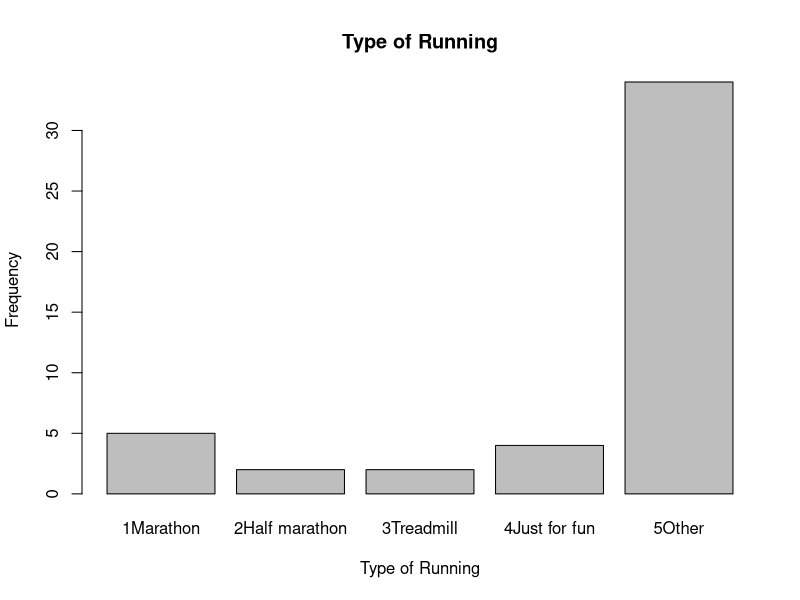
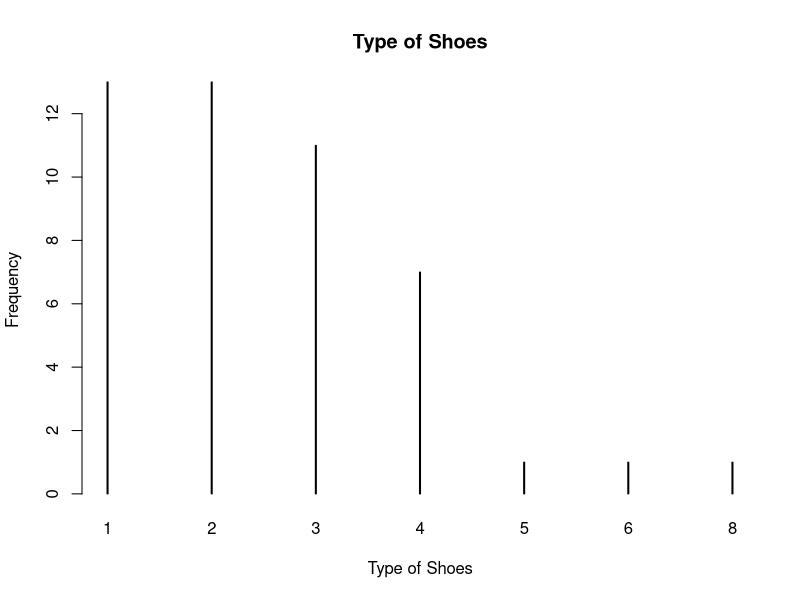
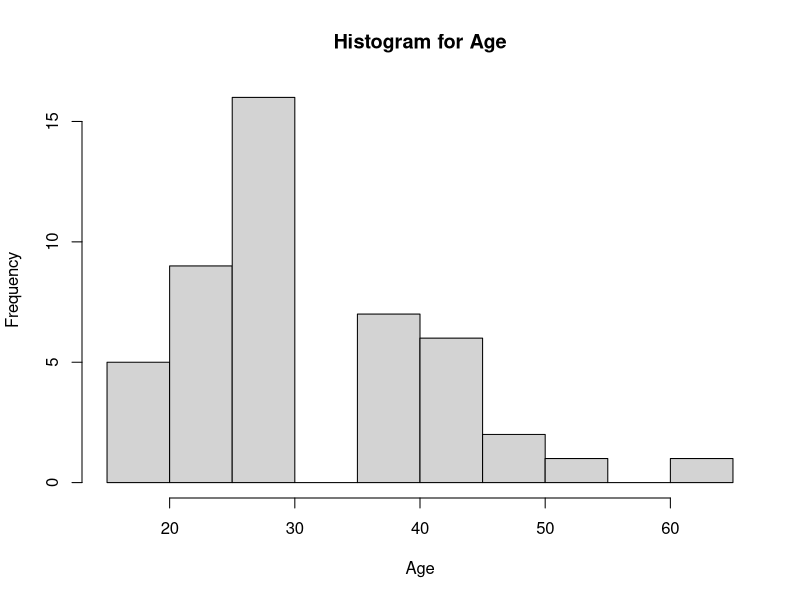
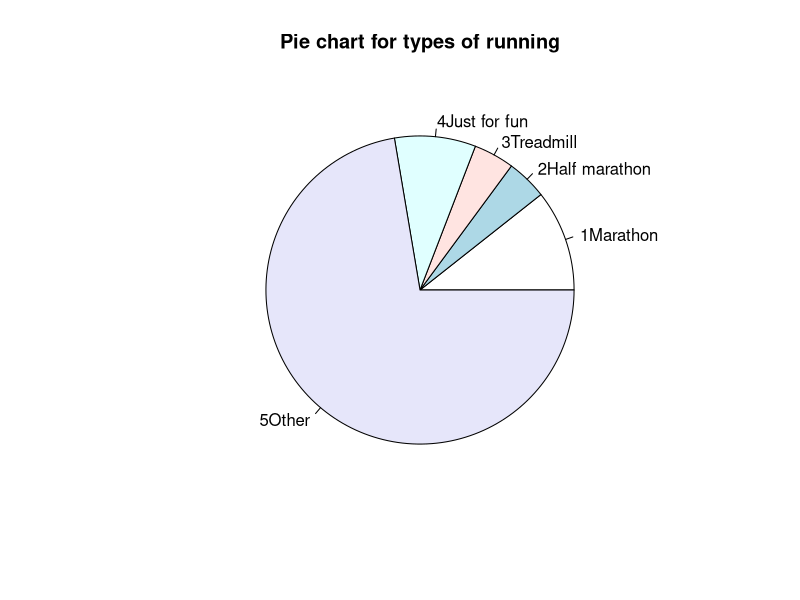
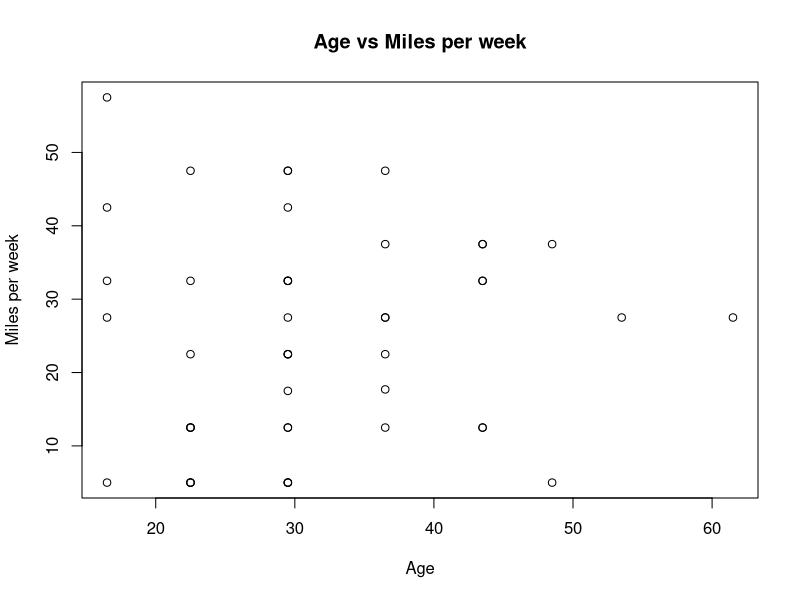
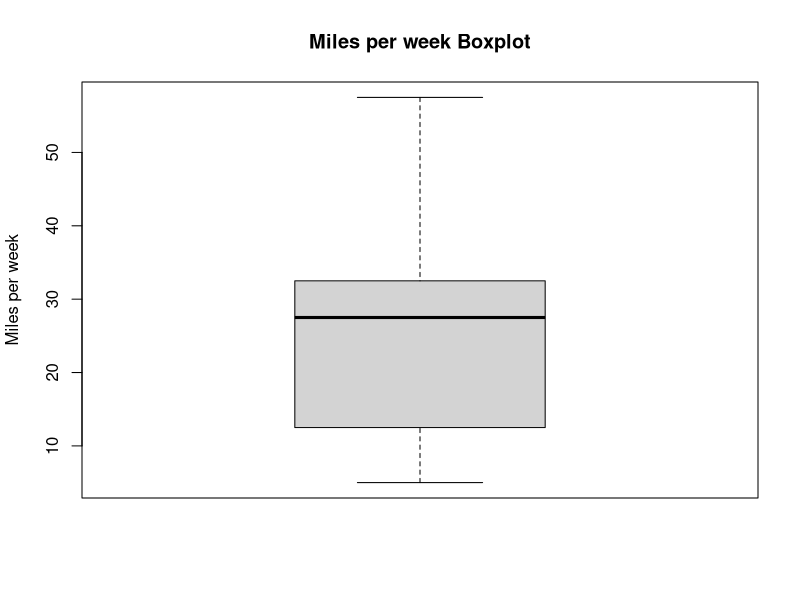
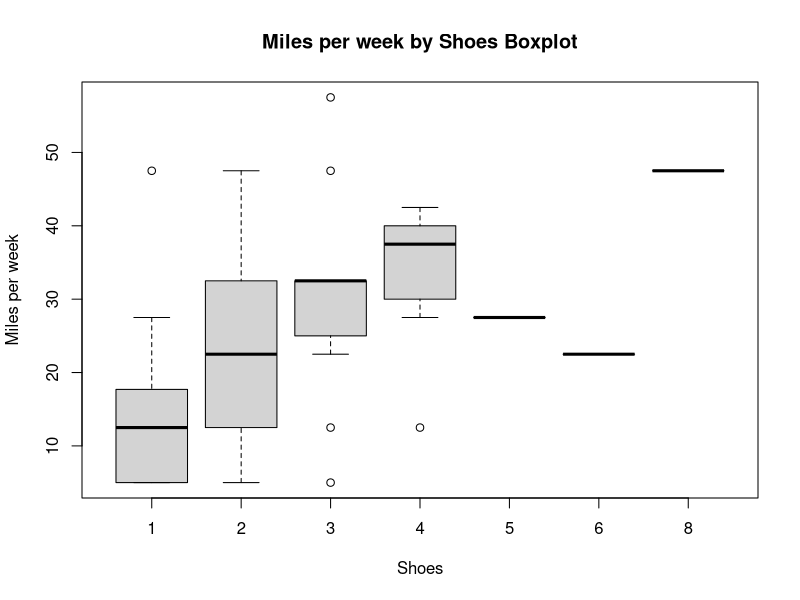
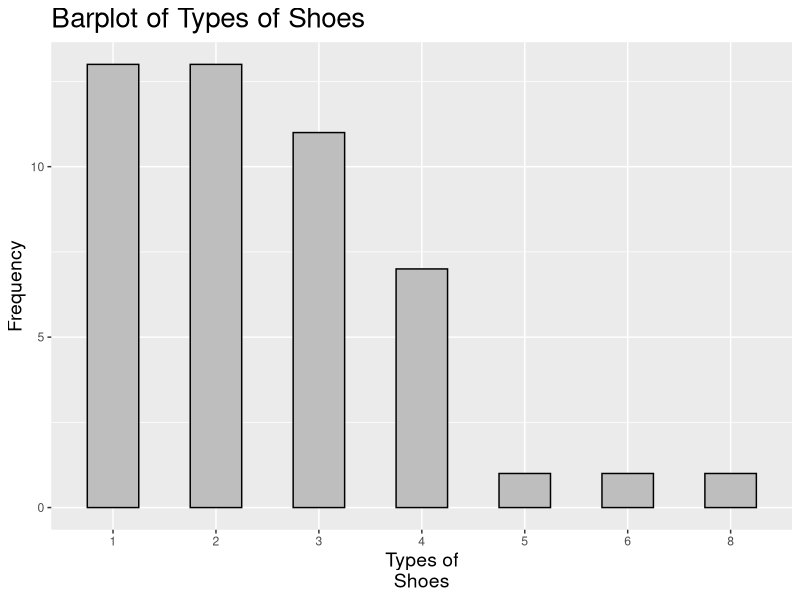

The R script that drew these images, in order:
## ---- chunk 1
log(1) + sqrt(4)
1/3 + exp(1)
log(100, base = 10)
4^2 + 2
sum(4^2, 2)

## ---- chunk 2
ceiling(1.4)
floor(1.4) 
## ---- chunk 3
#Print Good morning
"Good morning"
## ---- chunk 4
"Good morning" #Print Good morning
## ---- chunk 5
# What is the value of
# square root of 3
print(sqrt(3))
## ---- chunk 6
Surname <- "Alice"
Age <- 12
print(Surname)
Age
## ---- chunk 7
text1 <- "Alice is"
text2 <- "beautiful"
paste(text1, text2)
## ---- chunk 8
x <- 2
y <- 3
x+y
## ---- chunk 9
paste("mum", 6)
## ---- chunk 10
x <- y <- z <- 16
x
y
z
## ---- chunk 11
a <- 5L
class(a)

b <- 5.5
class(b)

c <- 1 + 1i
class(c)

x <- "Hi everyone"
class(x)

y <- FALSE
class(y)
## ---- chunk 12
x <- 2
y <- as.complex(x)
y
class(y)
## ---- chunk 13
str <- "Brilliant"
nchar(str)
## ---- chunk 14
str <- "Good Morning!"

grepl("d", str)
grepl("s", str)
grepl("Good", str)

## ---- chunk 15
str <- "Have you heard the song \"Don't Stop Believing in yourself\"?"
cat(str)
## ---- chunk 16
x <- -1
y <- 0
x == y
## ---- chunk 17
x <- 15
y <- 3

if (x > y) {
  print("x is greater than y")
} 
## ---- chunk 18
a <- 10
b <- 25

if (b > a) {
  print("b is greater than a")
} else if (a == b) {
  print ("a and b are equal")
} 
## ---- chunk 19
a <- 10
b <- 15

if (b > a) {
  print("b is greater than a")
} else if (a == b) {
  print("a and b are equal")
} else {
  print("a is greater than b")
} 
## ---- chunk 20
a <- 213
b <- 310

if (b > a) {
  print("b is greater than a")
} else {
  print("b is not greater than a")
} 
## ---- chunk 21
i <- 1
while (i < 6) {
  print(i)
  i <- i + 1
} 
## ---- chunk 22
i <- 1
while (i < 6) {
  print(i)
  i <- i + 1
  if (i == 4) {
    break
  }
} 
## ---- chunk 23
i <- 0
while (i < 6) {
  i <- i + 1
  if (i == 3) {
    next
  }
  print(i)
} 
## ---- chunk 24
for (x in 0:9) {
  print(x)
} 
## ---- chunk 25
fruits <- list("apple", "banana", "cherry")

for (x in fruits) {
  print(x)
}
## ---- chunk 26
vec <- c(1, 2, 3, 4, 5, 6)

for (x in vec) {
  print(x)
} 
## ---- chunk 27
my_function <- function() {      # create a function with the name my_function
  print("Hello World!")
} 
## ---- chunk 28
my_function <- function() {
  print("Hello World!")
}

my_function() # call the function named my_function 
## ---- chunk 29
my_function <- function(fname) {
  paste(fname, "Denis")
}

my_function("Lara")
my_function("Kirsten")
my_function("Frank") 
## ---- chunk 30
my_function <- function(fname, lname) {
  paste(fname, lname)
}

my_function("Kirsten", "Denis") 

## ---- chunk 31
my_function <- function(x) {
  return (3 * x)
}
print(my_function(5))
## ---- chunk 32
#setwd("C:/Users/user-name/My Documents/R Workshop/Day 1")
## ---- chunk 33
getwd()
## ---- chunk 34
chap1data1 <-read.csv("chap1data1.csv", sep=",", header=T)
## ---- chunk 35
# chap1data1 <- read.csv(
#  "C:/Users/user-name/My Documents/R Workshop/Day 1/chap1data1.csv", 
#  sep=",", header=T
#  )
## ---- chunk 36
dim(chap1data1)
head(chap1data1)
tail(chap1data1)

## ---- chunk 37
apply(X = chap1data1, MARGIN = 2, FUN = is.na)
## ---- chunk 38
apply(X = chap1data1, MARGIN = 2, FUN = function(x) any(is.na(x)))
## ---- chunk 39
chap1data1 <- chap1data1[which(!is.na(chap1data1$Income)), ]
## ---- chunk 40
dim(chap1data1)
## ---- chunk 41
range(chap1data1$Age)
quantile(chap1data1$Age)
## ---- chunk 42
# Compute Q1 and Q3
Q1 <- quantile(chap1data1$Age, 0.25)
Q3 <- quantile(chap1data1$Age, 0.75)

# Compute IQR
IQR_value <- IQR(chap1data1$Age)

# Define bounds
lower_bound <- Q1 - 1.5 * IQR_value
upper_bound <- Q3 + 1.5 * IQR_value

# Identify outliers
outliers <- chap1data1$Age[chap1data1$Age < lower_bound | 
                            chap1data1$Age > upper_bound]

# View result
outliers
## ---- chunk 43
chap1data1[which(chap1data1$Age %in% outliers), ]
## ---- chunk 44
chap1data1 <- chap1data1[chap1data1$Age < 295, ]
dim(chap1data1)
## ---- chunk 45
chap1data1$Male <- as.factor(chap1data1$Male)
chap1data1$Married<- as.factor(chap1data1$Married)
chap1data1$College <- as.factor(chap1data1$College)
chap1data1$Distance <- as.factor(chap1data1$Distance)
chap1data1$Treadmill <- as.factor(chap1data1$Treadmill)
chap1data1$Shoes <- as.factor(chap1data1$Shoes) 
## ---- chunk 46
options(repos = c(CRAN = "https://cloud.r-project.org"))
install.packages('RcmdrMisc')
library(RcmdrMisc)
## ---- chunk 47
summary(chap1data1)
summary(chap1data1[,"Age"])
sapply(chap1data1,summary)

numSummary(chap1data1[,"Age"],statistics=c("mean","sd","skewness","kurtosis"))
## ---- chunk 48
##Type of running
barplot(table(chap1data1$Type.of.running),
        main="Type of Running",ylab="Frequency",xlab="Type of Running")

## ---- chunk 49
###Shoes
barplot(table(chap1data1[,"Shoes"]),
        main="Type of Shoes",ylab="Frequency",xlab="Type of Shoes",
        col="green", width =1, space =100)
## ---- chunk 50
##Age
hist(chap1data1[,"Age"],main="Histogram for Age",xlab="Age")
## ---- chunk 51
###Type of running
pie(table(chap1data1[,"Type.of.running"]),main="Pie chart for types of running")
## ---- chunk 52
## Age and Miles.per.week 
plot(x=chap1data1[,"Age"],y=chap1data1[,"Miles.per.week"], 
     main="Age vs Miles per week",ylab="Miles per week",xlab="Age")
## ---- chunk 53
## Miles.per.week
boxplot(chap1data1[,"Miles.per.week"],
        main="Miles per week Boxplot",ylab="Miles per week",xlab="")
## ---- chunk 54
## Miles.per.week by Shoes
boxplot(Miles.per.week~Shoes,data=chap1data1,
        main="Miles per week by Shoes Boxplot",ylab="Miles per week",xlab="Shoes")
## ---- chunk 55
if(!"ggplot2" %in% installed.packages()[, "Package"])
{
 install.packages('ggplot2')
}

library(ggplot2)

#or do the following

#In the miscellaneous window, click on Packages.
#Click on Install, then type “ggplot2” beneath Packages (separate multiple with space or comma)
#Make sure Install dependencies is selected, then click on Install
#After installation, load the package into R: package(ggplot2)

## ---- chunk 56
barplot <- ggplot(data=chap1data1,aes(x=Shoes)) +
geom_bar(fill="gray",color="black",width=.5)
barplot + ggtitle("Barplot of Types of Shoes") + labs(x="Types of
Shoes",y="Frequency") +
theme(plot.title=element_text(size=20),axis.title=element_text(size=
14))
## ---- chunk 57
barplot2 <- ggplot(data=chap1data1,aes(x=Shoes,y=Miles.per.week))
barplot2 + geom_bar(aes(fill=Male),
position=position_dodge(),stat="identity") +
scale_fill_manual(values=c("#CC6666","#66CC99"))
## ---- chunk 58
histo <- ggplot(chap1data1,aes(x=Age))
histo + geom_histogram(binwidth=6)
## ---- chunk 59
pie <- ggplot(data=chap1data1,aes(x=factor(1),fill=Shoes))+
geom_bar(width = 1)
pie + coord_polar("y")
## ---- chunk 60
ggplot(data=chap1data1,aes(y=Runs.per.week,x=Age)) +
geom_point(shape=3,color="darkblue")
## ---- chunk 61
scatter <-
ggplot(data=chap1data1,aes(y=Runs.per.week,x=Age,color=Distance))
scatter + geom_point(size=2) +
scale_color_manual(values=c("#CC6666","#66CC99"))
## ---- chunk 62
scatter2 <-
ggplot(data=chap1data1,aes(y=Runs.per.week,x=Age,color=Distance)) +
geom_point(size=2) +
scale_color_manual(values=c("#CC6666","#66CC99")) +
geom_smooth(method=lm,se=F)

scatter2
## ---- chunk 63
ggplot(chap1data1,aes(factor(Distance),Miles.per.week)) +
geom_boxplot()
## ---- chunk 64
# Save the scatter2 plot to a PNG file
ggsave(
  filename = "scatter2_plot.png",  # name of the output file
  plot = scatter2,                 # the ggplot object to save
  width = 8,                       # width in inches
  height = 6,                      # height in inches
  dpi = 300                        # resolution (dots per inch)
)

# Save the scatter2 plot to a PDF file
# This creates a vector graphic that scales well, ideal for reports or print.
ggsave("scatter2_plot.pdf", plot = scatter2, width = 8, height = 6)
